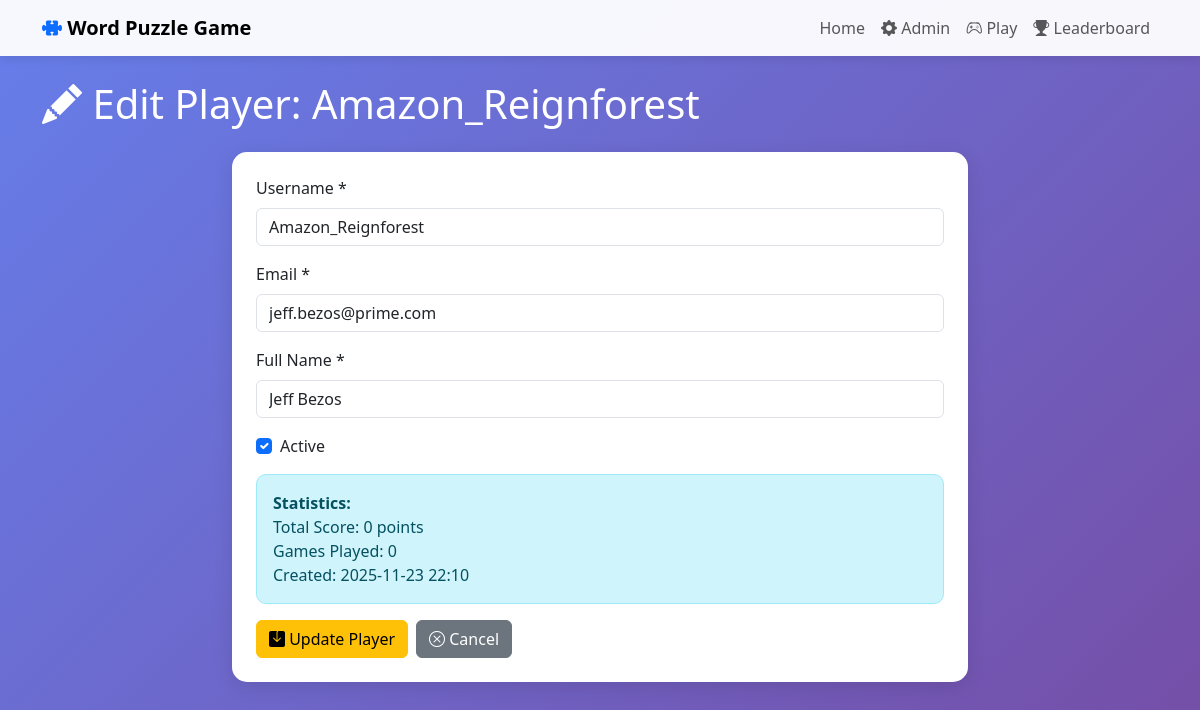
Screenshot of /admin/players/edit/1 with the database file from the repository.
### app/models.py (models this page shows, shortened)
class Player(db.Model):
    __tablename__ = 'players'
    id = db.Column(db.Integer, primary_key=True)
    username = db.Column(db.String(50), unique=True, nullable=False)
    email = db.Column(db.String(100), unique=True, nullable=False)
    full_name = db.Column(db.String(100), nullable=False)
    total_score = db.Column(db.Integer, default=0)
    games_played = db.Column(db.Integer, default=0)
    created_at = db.Column(db.DateTime, default=datetime.utcnow)
    updated_at = db.Column(db.DateTime, default=datetime.utcnow, onupdate=datetime.utcnow)
    is_active = db.Column(db.Boolean, default=True)
    game_scores = db.relationship('GameScore', backref='player', lazy=True, cascade='all, delete-orphan')

### app/routes.py (the view, shortened to what this page needs)
@admin_bp.route('/players/edit/<int:player_id>', methods=['GET', 'POST'])
def edit_player(player_id):
    player = Player.query.get_or_404(player_id)
    return render_template('admin/edit_player.html', player=player)

### app/templates/admin/edit_player.html (shortened to what this page needs)
{% extends "base.html" %}
{% block content %}
<h1 class="mb-4 text-white">
    <i class="bi bi-pencil-fill"></i> Edit Player: {{ player.username }}
</h1>
<div class="row justify-content-center">
    <div class="col-md-8">
        <div class="card p-4">
            <form method="POST">
                <div class="mb-3">
                    <label for="username" class="form-label">Username *</label>
                    <input type="text" class="form-control" id="username" name="username" value="{{ player.username }}" required>
                </div>
                <div class="mb-3">
                    <label for="email" class="form-label">Email *</label>
                    <input type="email" class="form-control" id="email" name="email" value="{{ player.email }}" required>
                </div>
                <div class="mb-3">
                    <label for="full_name" class="form-label">Full Name *</label>
                    <input type="text" class="form-control" id="full_name" name="full_name" value="{{ player.full_name }}" required>
                </div>
                <div class="mb-3 form-check">
                    <input type="checkbox" class="form-check-input" id="is_active" name="is_active" {{ 'checked' if player.is_active }}>
                    <label class="form-check-label" for="is_active">Active</label>
                </div>
                <div class="alert alert-info">
                    <strong>Statistics:</strong><br>
                    Total Score: {{ player.total_score }} points<br>
                    Games Played: {{ player.games_played }}<br>
                    Created: {{ player.created_at.strftime('%Y-%m-%d %H:%M') if player.created_at else 'N/A' }}
                </div>
                <div class="d-flex gap-2">
                    <button type="submit" class="btn btn-warning">
                        <i class="bi bi-save-fill"></i> Update Player
                    </button>
                    <a href="{{ url_for('admin.list_players') }}" class="btn btn-secondary">
                        <i class="bi bi-x-circle"></i> Cancel
                    </a>
                </div>
            </form>
        </div>
    </div>
</div>
{% endblock %}

### app/templates/base.html (style rules this page uses)
:root { --primary-color: #4a90e2; --secondary-color: #50c878; --accent-color: #f39c12; }
body { font-family: 'Segoe UI', Tahoma, Geneva, Verdana, sans-serif; background: linear-gradient(135deg, #667eea 0%, #764ba2 100%); min-height: 100vh; }
.card { border: none; border-radius: 15px; box-shadow: 0 5px 20px rgba(0, 0, 0, 0.1); transition: transform 0.3s; }
.alert { border-radius: 10px; }

### rows the page displays
Player: username "Amazon_Reignforest", email "jeff.bezos@prime.com", full_name "Jeff Bezos", total_score "0", games_played "0", created_at "2025-11-23 22:10"
